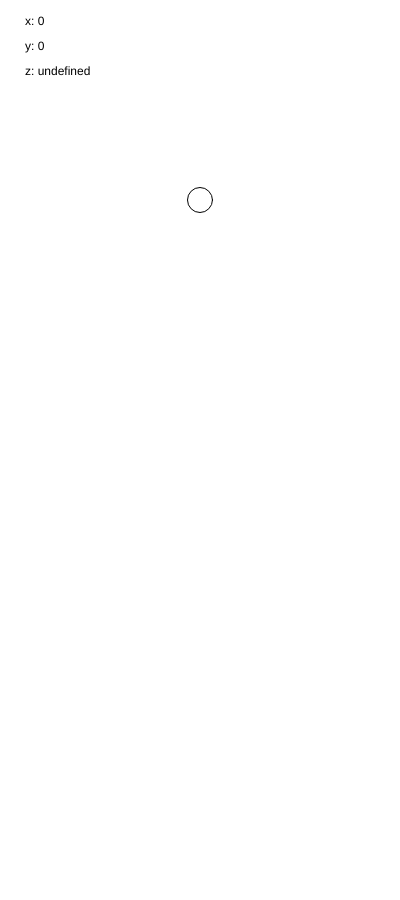
Frame 1 (no input)
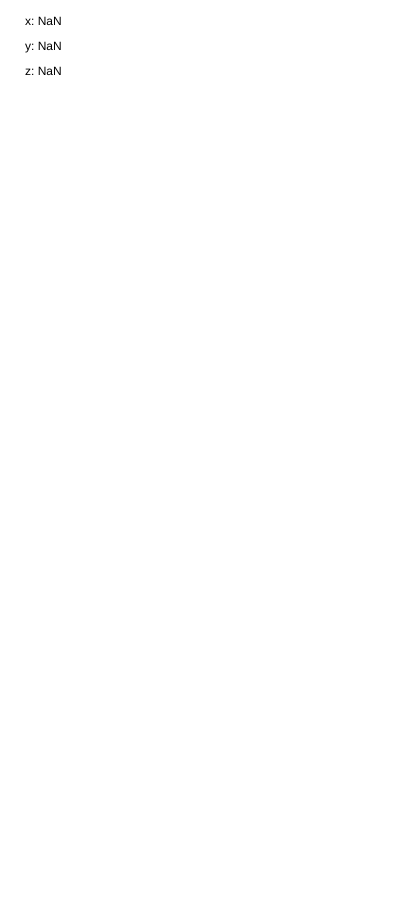
Frame 60 (no input)
Frame 120 (the mouse pressed at the canvas centre since frame 60): identical to frame 60, image omitted

The p5.js sketch that drew these frames (run headless with seeded random() and noise() and a simulated clock; from frame 60 on, the mouse is pressed at the canvas centre):

// p5.js sketch
// ── sketch.js
var x, y, z;
var xpos, ypos;

function setup()
{
  // set canvas size
  createCanvas(400, 900);

  // default values
  xpos = 200;
  ypos = 200;
  x = 0;
  y = 0;
}

function draw()
{
  // set background color to white
  background(255);


  // add/subract xpos and ypos
  xpos = xpos + x;
  ypos = ypos - y;

  // wrap ellipse if over bounds
  if(xpos > 400) { xpos = 0; }
  if(xpos < 0) { xpos = 400; }
  if(ypos > 400) { ypos = 0; }
  if(ypos < 0) { ypos = 400; }

  // draw ellipse
  fill('White');
  ellipse(xpos, ypos, 25, 25);

  // display variables
  fill(0);
  noStroke();
  text("x: " + x, 25, 25);
  text("y: " + y, 25, 50);
  text("z: " + z, 25, 75);
}

// accelerometer Data
window.addEventListener('devicemotion', function(e)
{
  // get accelerometer values
  x = parseInt(e.accelerationIncludingGravity.x);
  y = parseInt(e.accelerationIncludingGravity.y);
  z = parseInt(e.accelerationIncludingGravity.z);
});
